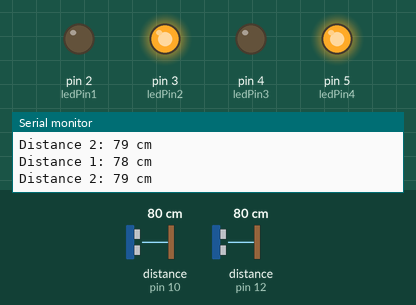
This program was run on a simulated Arduino Uno, built with avr-gcc and run on an emulated ATmega328P. Shown: output pins drawn as LEDs (lit = HIGH), the last lines printed to the serial monitor. Wiring (inferred from the names in the program): 2 × ultrasonic range finder: trigger pin 11, echo pin 10 / trigger pin 13, echo pin 12. The inputs (shaded band) are chosen by the test bench; at power-on: distance to the obstacle (sensors on pin 10, pin 12) 80 cm. The echo pulse lasts 58.3 µs per cm; pins used as bus, display or sensor lines are not drawn.

Above: at 1.2 s.
1.3 s: distance to the obstacle (sensor on pin 10) set to 35 cm
2.8 s: distance to the obstacle (sensor on pin 10) set to 29 cm
At 3.6 s:
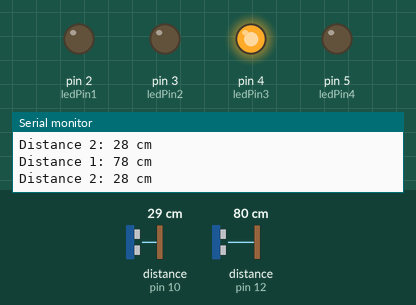
4.3 s: distance to the obstacle (sensor on pin 12) set to 33 cm
5.8 s: distance to the obstacle (sensor on pin 12) set to 28 cm
At 6.3 s:
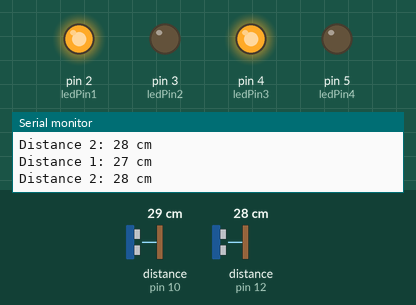
7.3 s: distance to the obstacle (sensor on pin 10) set to 60 cm
At 7.8 s:
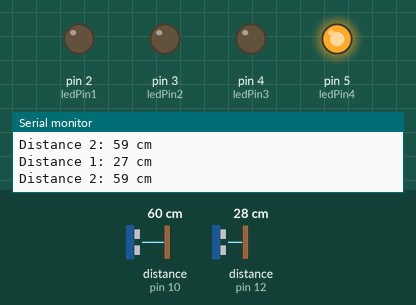
8.9 s: distance to the obstacle (sensor on pin 10) set to 9 cm
At 10.1 s:
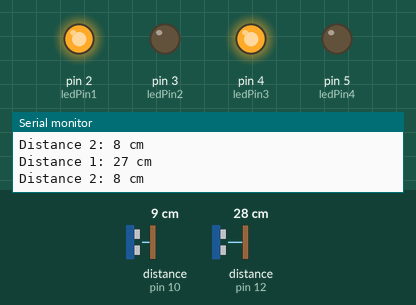
Timing chart, 0 to 11.5 s (numbered marks = the images above; inputs shaded):
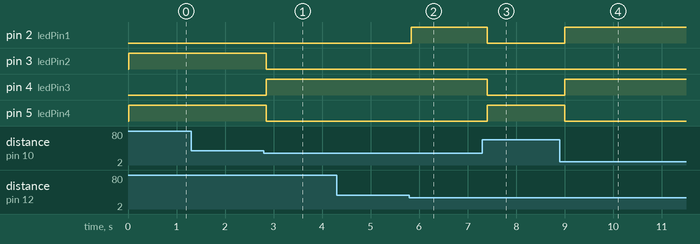

The program:

main.cpp
```cpp
#include <Arduino.h>

#define trigPin1 13
#define echoPin1 12

#define trigPin2 11
#define echoPin2 10

#define ledPin1 2
#define ledPin2 3

#define ledPin3 4
#define ledPin4 5

void setup()
{
  Serial.begin(9600);
  pinMode(trigPin1, OUTPUT);
  pinMode(echoPin1, INPUT);
  pinMode(trigPin2, OUTPUT);
  pinMode(echoPin2, INPUT);
  pinMode(ledPin1, OUTPUT);
  pinMode(ledPin2, OUTPUT);
  pinMode(ledPin3, OUTPUT);
  pinMode(ledPin4, OUTPUT);
}

void loop()
{
  long duration1, distance1;
  long duration2, distance2;

  digitalWrite(trigPin1, LOW);
  delayMicroseconds(2);
  digitalWrite(trigPin1, HIGH);
  delayMicroseconds(10);
  digitalWrite(trigPin1, LOW);
  duration1 = pulseIn(echoPin1, HIGH);
  distance1 = duration1 * 0.034 / 2;

  digitalWrite(trigPin2, LOW);
  delayMicroseconds(2);
  digitalWrite(trigPin2, HIGH);
  delayMicroseconds(10);
  digitalWrite(trigPin2, LOW);
  duration2 = pulseIn(echoPin2, HIGH);
  distance2 = duration2 * 0.034 / 2;

  Serial.print("Distance 1: ");
  Serial.print(distance1);
  Serial.println(" cm");
  Serial.print("Distance 2: ");
  Serial.print(distance2);
  Serial.println(" cm");

  if (distance1 < 30 && distance2 < 30)
  {
    digitalWrite(ledPin1, HIGH);
    digitalWrite(ledPin2, LOW);
  }
  else if (distance1 >= 30 && distance2 >= 30)
  {
    digitalWrite(ledPin1, LOW);
    digitalWrite(ledPin2, HIGH);
  }
  else
  {
    digitalWrite(ledPin1, LOW);
    digitalWrite(ledPin2, LOW);
  }

  if (distance2 < 30 && distance2 < 30)
  {
    digitalWrite(ledPin3, HIGH);
    digitalWrite(ledPin4, LOW);
  }
  else if (distance2 >= 30 && distance2 >= 30)
  {
    digitalWrite(ledPin3, LOW);
    digitalWrite(ledPin4, HIGH); // Bật LED 2
  }
  else
  {
    digitalWrite(ledPin3, LOW);
    digitalWrite(ledPin4, LOW);
  }

  delay(100);
}
```

Measured:
- the behaviour switches between 31 and 30 cm on distance to the obstacle (sensor on pin 10) (found by bisection; images 0 and 1)
- the behaviour switches between 31 and 30 cm on distance to the obstacle (sensor on pin 12) (found by bisection; images 1 and 2)
- after the input at 2.8 s, pin 3 (ledPin2), pin 5 (ledPin4): HIGH → LOW after 0.05 s; pin 4 (ledPin3): LOW → HIGH after 0.05 s
- after the input at 5.8 s, pin 2 (ledPin1): LOW → HIGH at once
- after the input at 7.3 s, pin 2 (ledPin1), pin 4 (ledPin3): HIGH → LOW after 0.11 s; pin 5 (ledPin4): LOW → HIGH after 0.11 s
- after the input at 8.9 s, pin 2 (ledPin1), pin 4 (ledPin3): LOW → HIGH after 0.11 s; pin 5 (ledPin4): HIGH → LOW after 0.11 s
